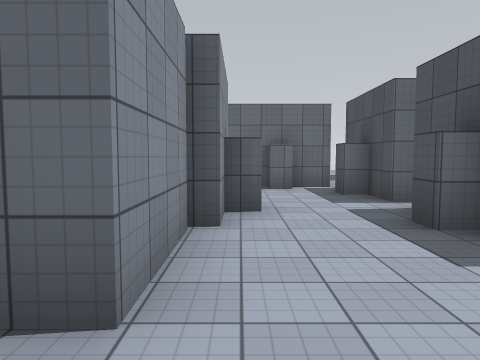
[1] (above)

24 first-person views from a walk through a 3-D level made in the Unity game engine. The camera is 1.5 m above the floor, tilts 4° down and sees 70° across. Doors are open. The floor is counted in squares, 2 m on a side. Each view is taken from the middle of a square. On the plan, view 1 faces up. The plan holds only what a view shows up to about 11 squares ahead; the rest is blank. The place goes on beyond the plan. Surface patterns are stand-ins for the level's own textures.

[2]
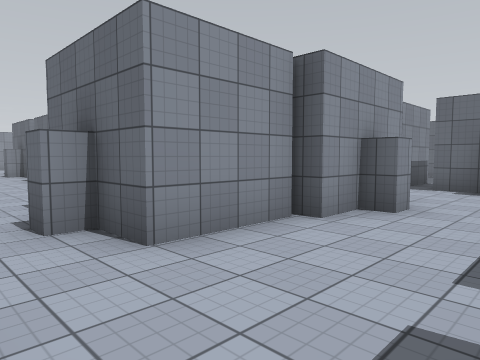

[3]
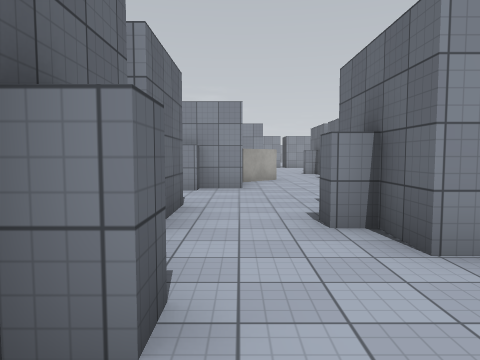

[4]
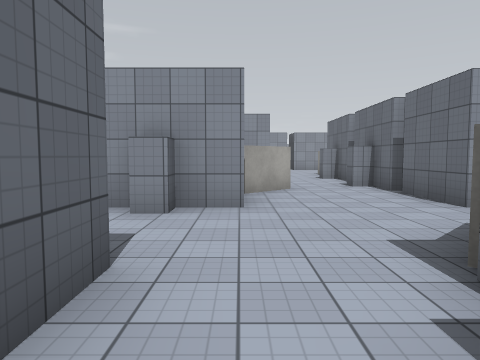

[5]
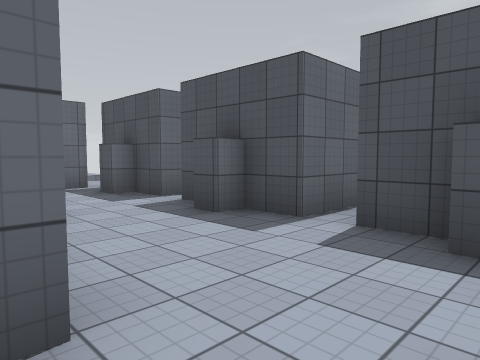

[6]
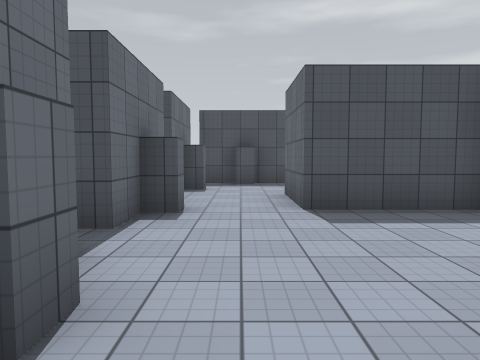

[7]
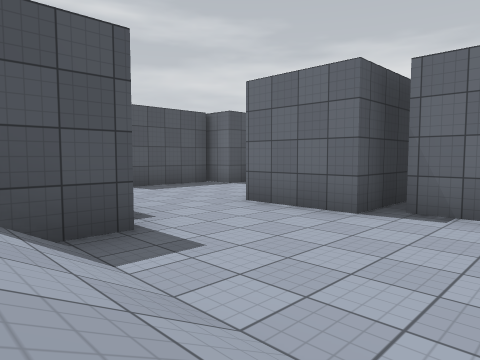

[8]
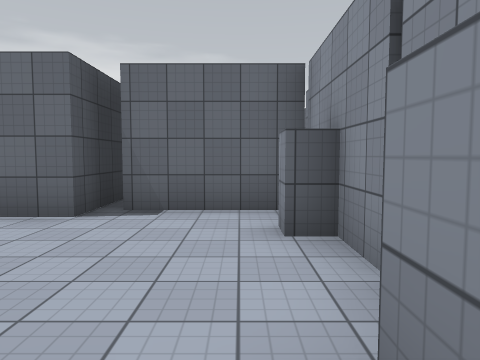

[9]
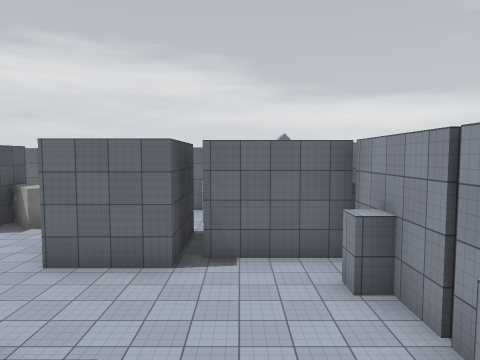

[10]
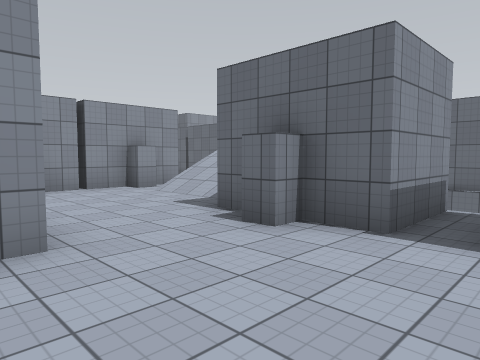

[11]
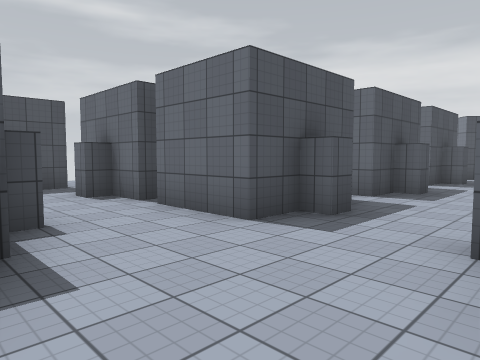

[12]
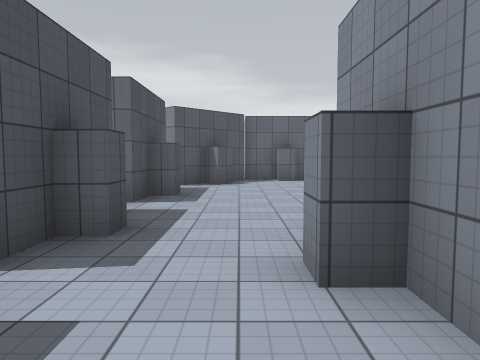

[13]
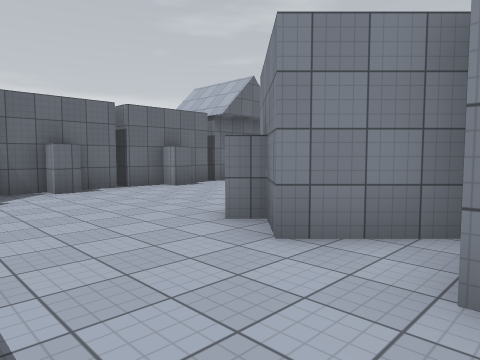

[14]
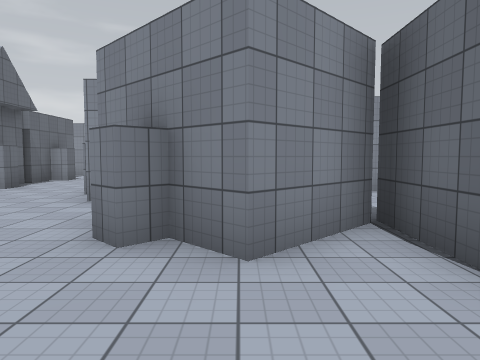

[15]
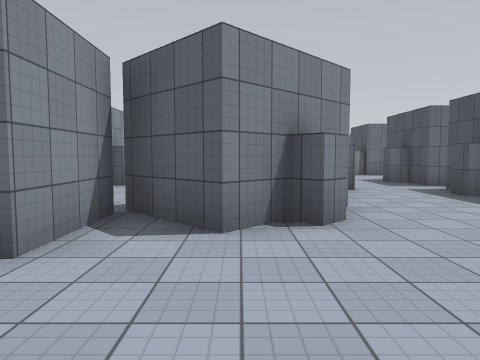

[16]
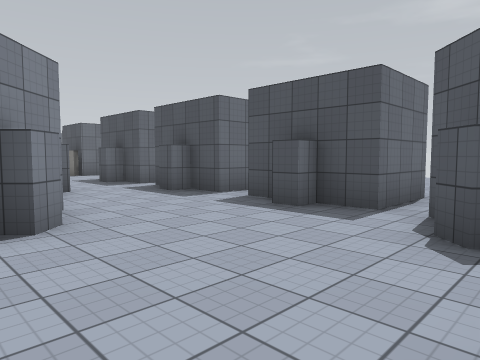

[17]
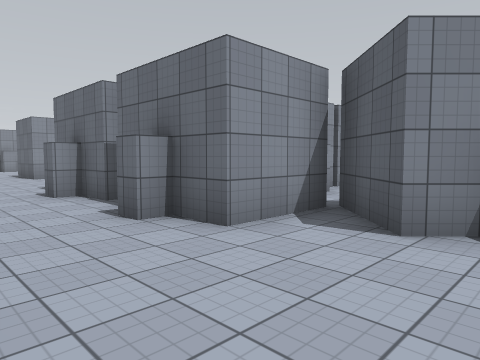

[18]
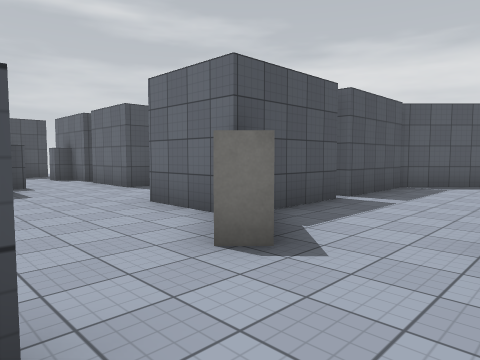

[19]
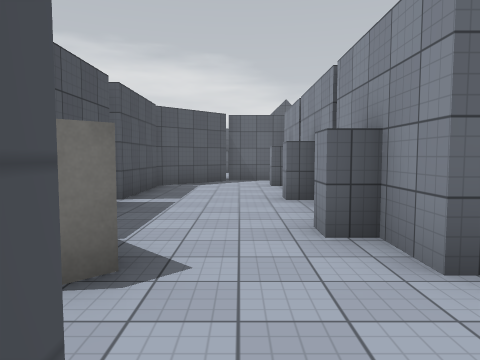

[20]
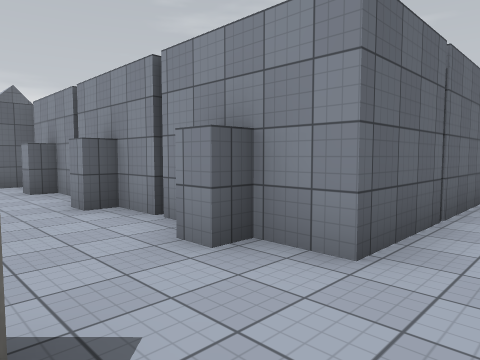

[21]
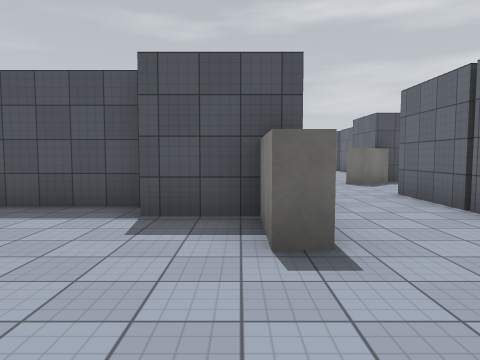

[22]
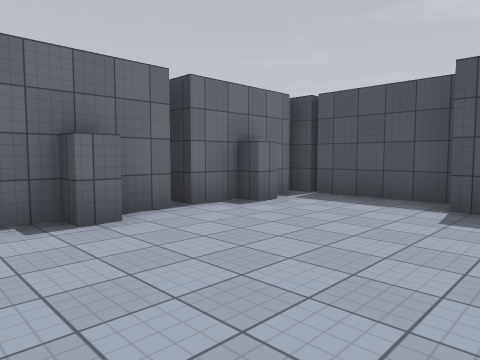

[23]
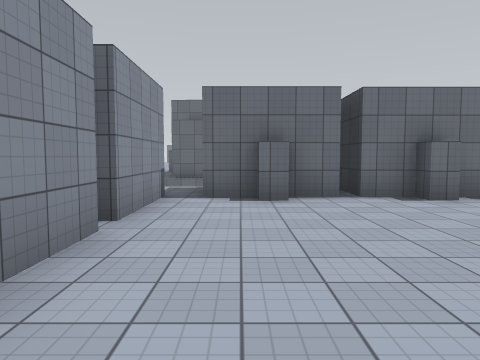

[24]
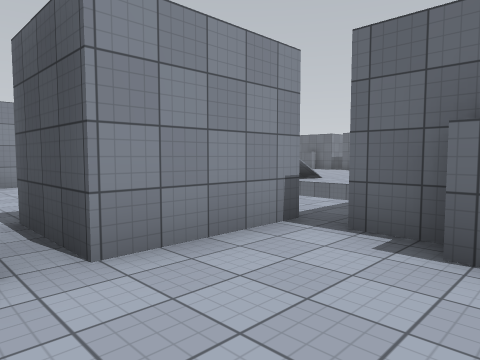

### Floor plan
Key: @ floor where view 1 was taken; # wall or solid block; . floor; / step, stairs or slope; H house.
Columns run from 27 left of view 1 to 3 right of it. Each row starts with its distance up from view 1.
 11                 # /
 10        ..   #   #./// #.  #
  9        ..##.#####.///##.######
  8        #......###.............#
  7 #..    #......###.............#
  6   ....##......###........##...#
  5        #......########...##...#
  4        #....##########...##...#
  3         ...............####...#
  2          . .............###....
  1             ####..##..........#
  0                #...###.....@..#
 -1                #...###..##.##..
 -2                #...###..#
 -3                #...###..#
 -4                #...###...
 -5                #...###..#
 -6                #...#....##
 -7                 ..###....
 -8                 ####....#
 -9        #...  #####......#
-10         ................##
-11             ............#
-12             ..........###
-13             ##HHH######

Where each view was taken, in squares from view 1:
view 1: 0 up, 0 right, facing up
view 2: 0 up, 2 right, facing up-left
view 3: 0 up, 2 right, facing left
view 4: 0 up, 1 left, facing left
view 5: 0 up, 1 left, facing up-right
view 6: 7 up, 7 left, facing right
view 7: 10 up, 10 left, facing down-right
view 8: 10 up, 10 left, facing down
view 9: 11 up, 9 left, facing down
view 10: 5 up, 3 left, facing up-left
view 11: 2 up, 6 left, facing down-right
view 12: 2 down, 5 left, facing down
view 13: 5 down, 4 left, facing down-left
view 14: 7 down, 4 left, facing left
view 15: 12 down, 8 left, facing up
view 16: 12 down, 8 left, facing up-right
view 17: 12 down, 7 left, facing up-left
view 18: 3 up, 11 left, facing down-right
view 19: 3 up, 10 left, facing down
view 20: 2 up, 9 left, facing down-left
view 21: 4 up, 18 left, facing right
view 22: 4 up, 19 left, facing up-right
view 23: 2 up, 18 left, facing up
view 24: 5 up, 17 left, facing up-left
